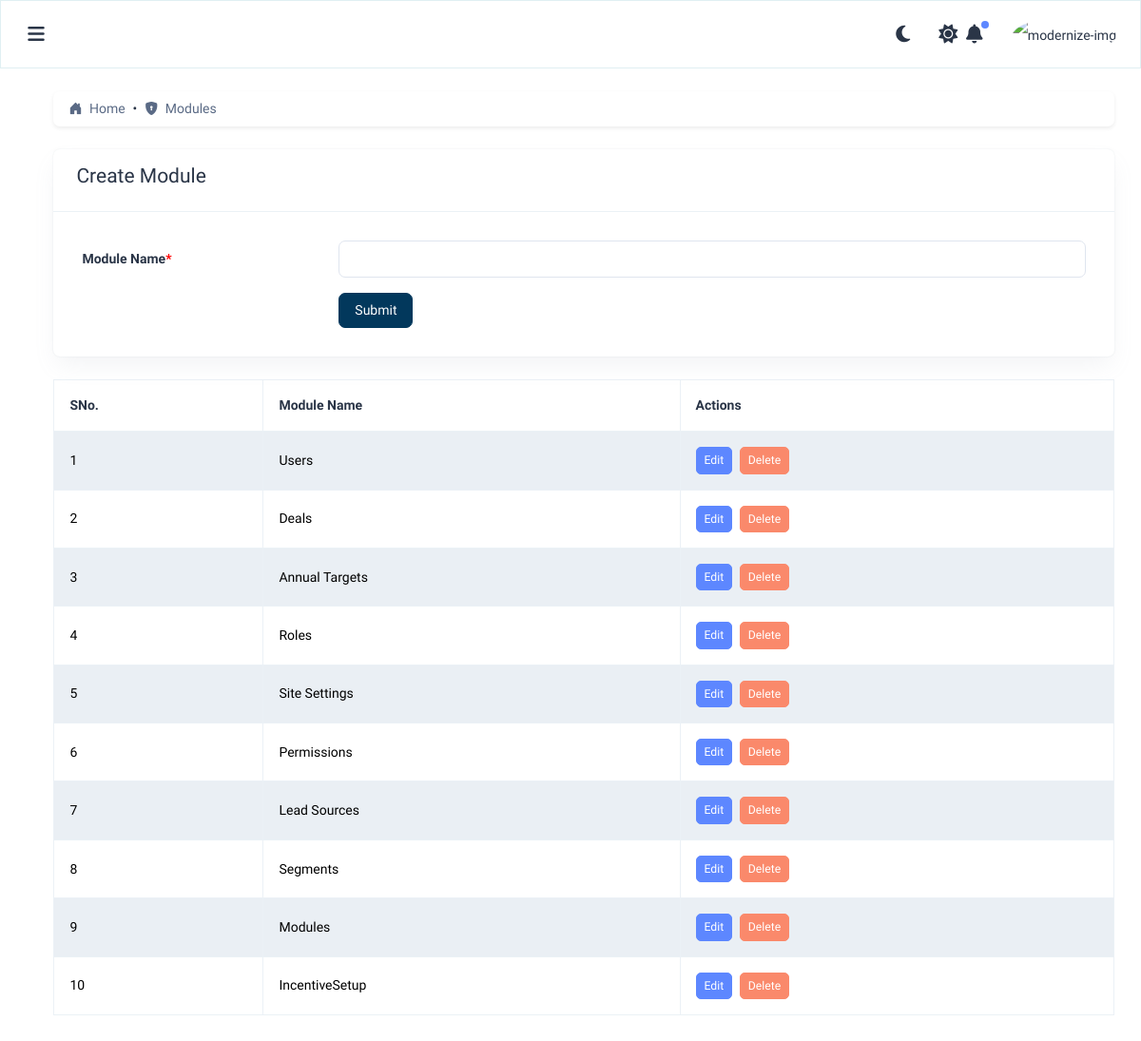
The page /module/ on the database as committed earlier.
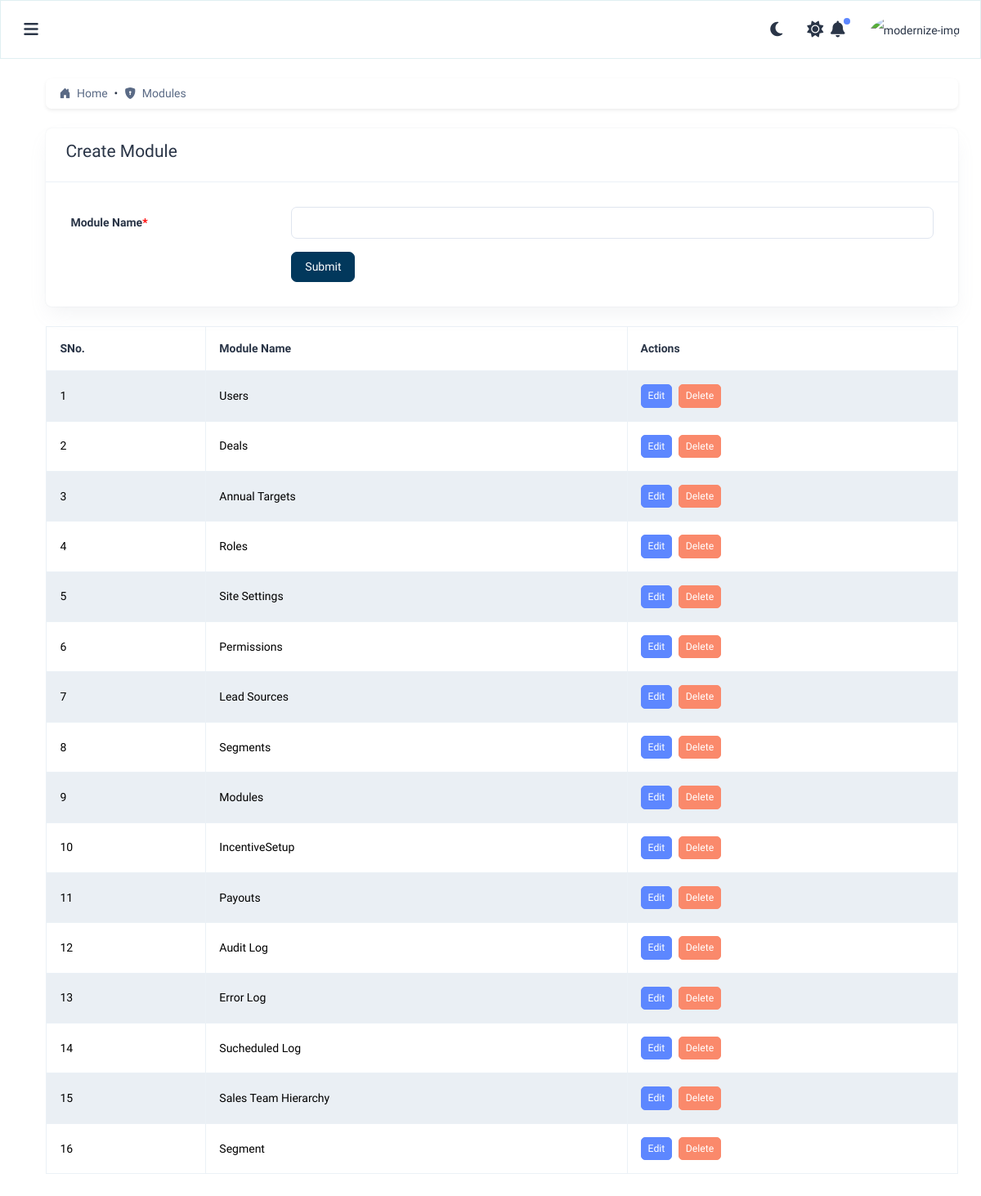
The same page on the database as committed later.
### incentives/models.py (models this page shows, shortened)
class AuditMixin(models.Model):
    created_by = models.CharField(max_length=100, null=True, blank=True)
    updated_by = models.CharField(max_length=100, null=True, blank=True)
    created_at = models.DateTimeField(default=timezone.now)
    updated_at = models.DateTimeField(auto_now=True)
    class Meta:
        abstract = True

class Module(AuditMixin):
    module = models.CharField(max_length=100, unique=True)

### incentives/views.py (the view)
# urls.py: path('module/', views.module, name='module'),
def module(request):
    modules = Module.objects.all()
    edit_id = request.GET.get('edit')
    if edit_id:
        instance = get_object_or_404(Module, pk=edit_id)
    else:
        instance = None
    if request.method == 'POST':
        if 'delete_id' in request.POST:
            delete_id = request.POST.get('delete_id')
            Module.objects.filter(pk=delete_id).delete()
            return redirect('module')  # After delete, clean reload
        form = ModuleForm(request.POST, instance=instance)
        if form.is_valid():
            form.save()
            return redirect('module')  # After save, clean reload
    else:
        form = ModuleForm(instance=instance)
    return render(request, 'owner/settings/module.html', {
        'modules': modules,  # <<< correct name (small m)
        'form': form,
        'editing': bool(edit_id),
    })

### incentives/forms.py
class ModuleForm(forms.ModelForm):
    class Meta:
        model = Module
        fields = ['module']

### incentives/templatetags/permissions_tags.py (called while the page is built)
@register.filter
def has_any_permission(permissions, value):
    try:
        module, action = [s.strip() for s in value.split(",")]
        return permissions.get((module, action), False)
    except ValueError:
        return False

### incentives/templates/owner/settings/module.html (shortened to what this page needs)
{% extends 'layouts/layout.html' %}
{% load static %}  {% load permissions_tags %}
{% load form_filters %}
{% block content %}
<div class="card mb-4 shadow-sm">
  <div class="card-body py-2 px-3">
    <nav aria-label="breadcrumb">
      <ol class="breadcrumb mb-0">
        <li class="breadcrumb-item">
          <a href="{% url 'admin_dashboard' %}" class="text-decoration-none text-primary">
            <i class="bi bi-house-door-fill me-1"></i> Home
          </a>
        </li>
        <li class="breadcrumb-item active" aria-current="page">
          <i class="bi bi-shield-lock-fill me-1"></i> Modules
        </li>
      </ol>
    </nav>
  </div>
</div>
<div class="col-lg-12 mb-4">
  <div class="card">
    <div class="px-4 py-3 border-bottom">
        <h4>{% if editing %}Edit{% else %}Create{% endif %} Module</h4>
    </div>
    <div class="card-body">
      <form method="post" novalidate>
        <div class="mb-3 row align-items-center">
          <label class="col-sm-3 col-form-label">Module Name<span class="mandy">*</span></label>
          <div class="col-sm-9">
            <input type="text" name="module" class="form-control" value="{{ form.module.value|default:'' }}" required>
          </div>
        </div>
       <div class="row">
        <div class="col-sm-3"></div>
        <div class="col-sm-9">
          <button type="submit" class="btn btn-custom me-2">Submit</button>
        </div>
      </div>
      </form>
    </div>
  </div>
</div>
<table class="table table-bordered table-striped align-middle">
    <thead>
      <tr>
        <th>SNo.</th>
        <th>Module Name</th>
        <th>Actions</th>
      </tr>
    </thead>
    <tbody>
      {% for module in modules %}
      <tr>
        <td>{{ forloop.counter }}</td>
        <td>{{ module.module }}</td>
        <td>
          <a class="btn btn-primary btn-sm me-1" href="?edit={{ module.id }}">Edit</a>
          <form method="post" style="display:inline;">
            <button type="submit" class="btn btn-danger btn-sm" onclick="return confirm('Are you sure you want to delete this module?')">Delete</button>
          </form>
        </td>
      </tr>
      {% empty %}
      <tr>
        <td colspan="3" class="text-center">No modules found.</td>
      </tr>
      {% endfor %}
    </tbody>
  </table>
      </div>
    </div>
  </div>
{% endblock %}

Rows that differ between the two databases and show on the page:
added Module: module "Payouts"
added Module: module "Audit Log"
added Module: module "Error Log"
added Module: module "Sucheduled Log"
added Module: module "Sales Team Hierarchy"
added Module: module "Segment"
